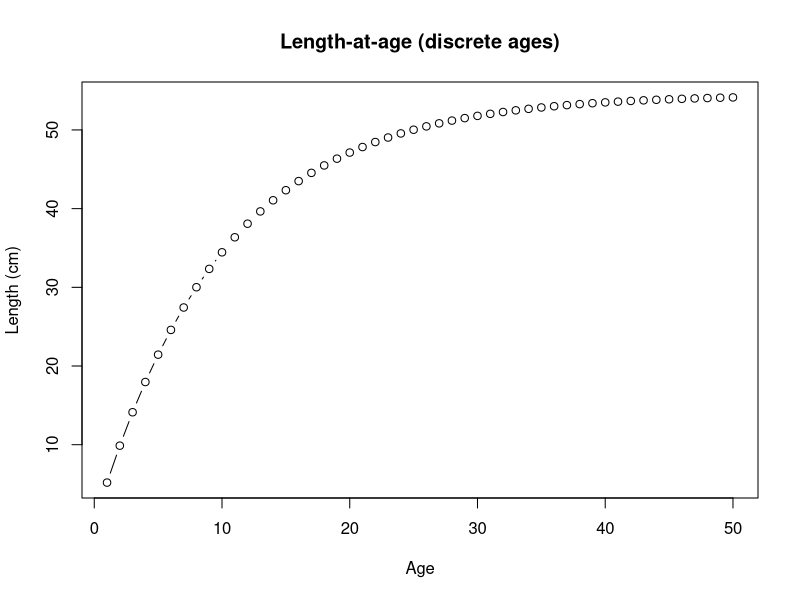
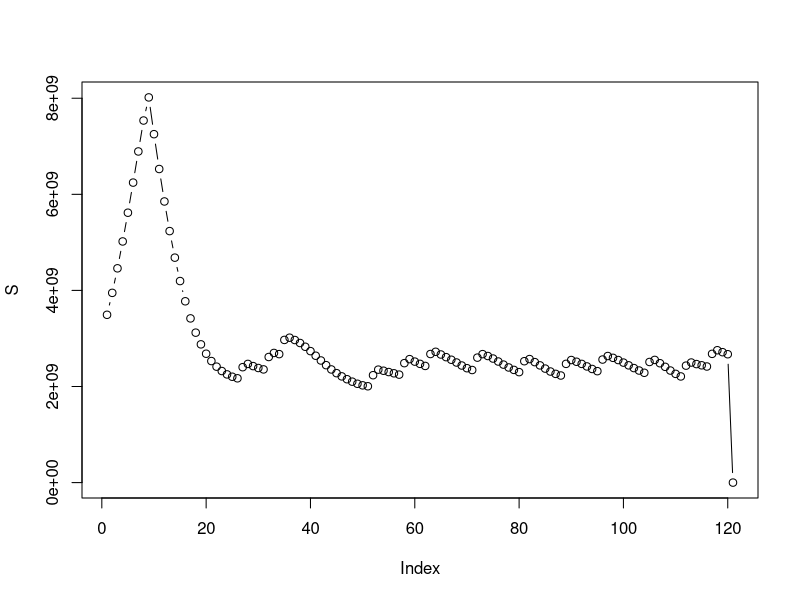
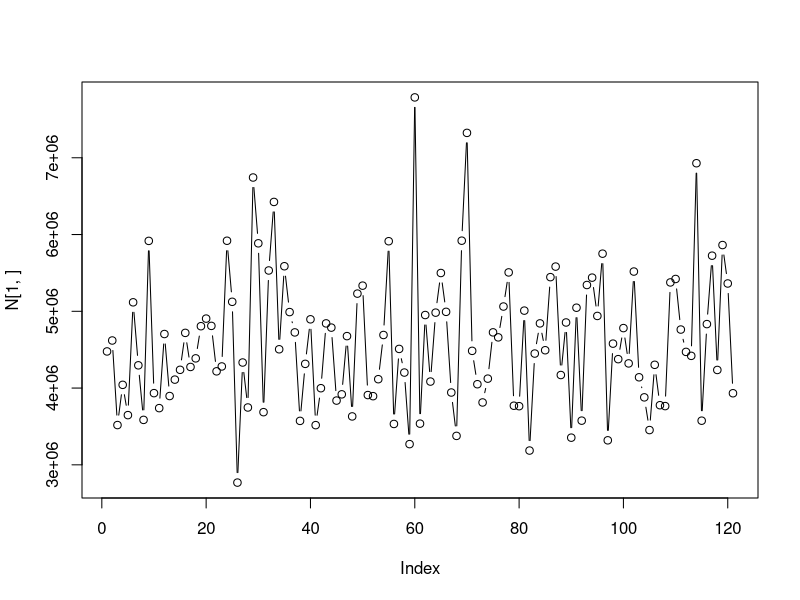
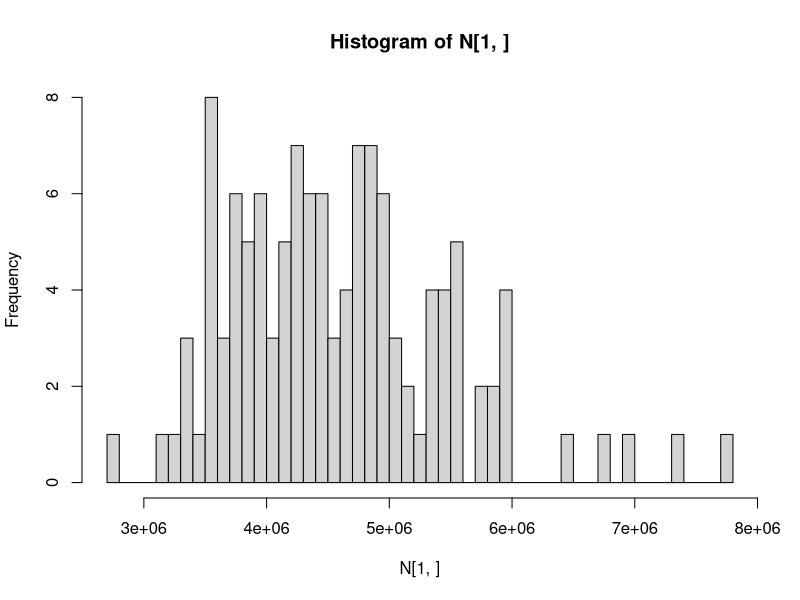
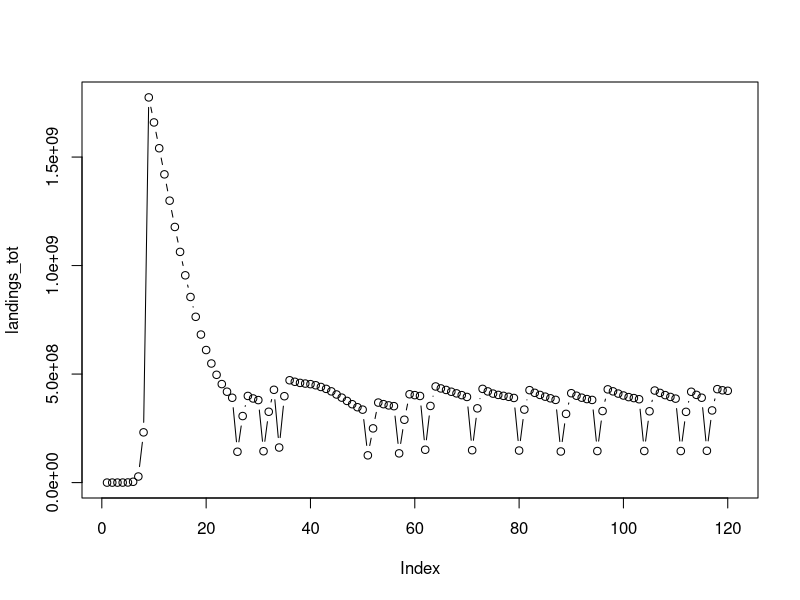
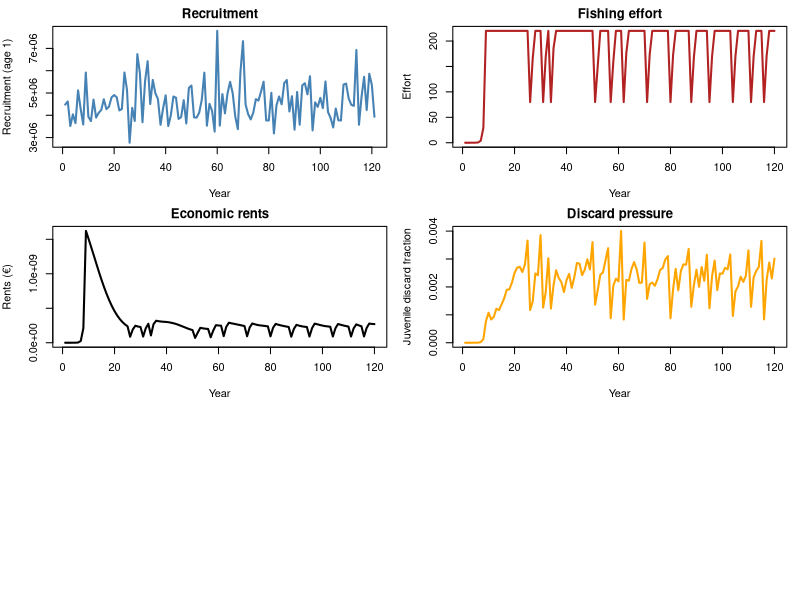
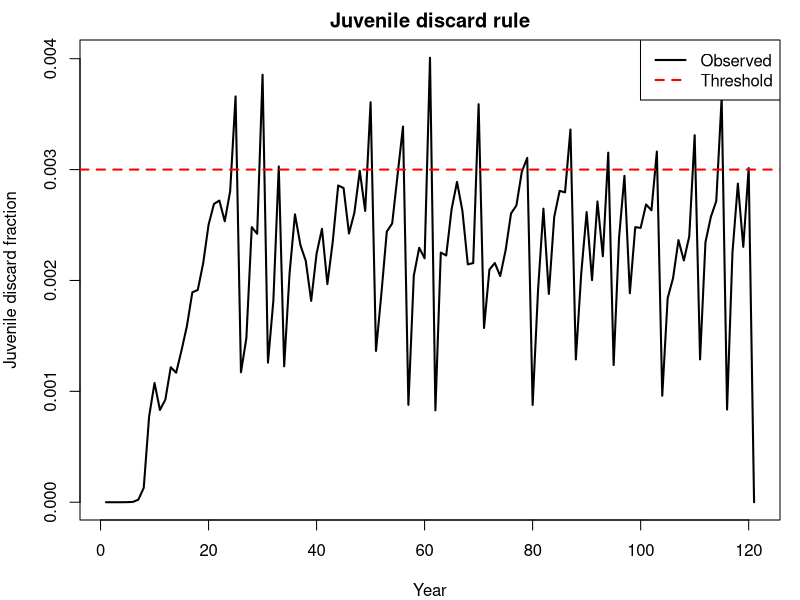
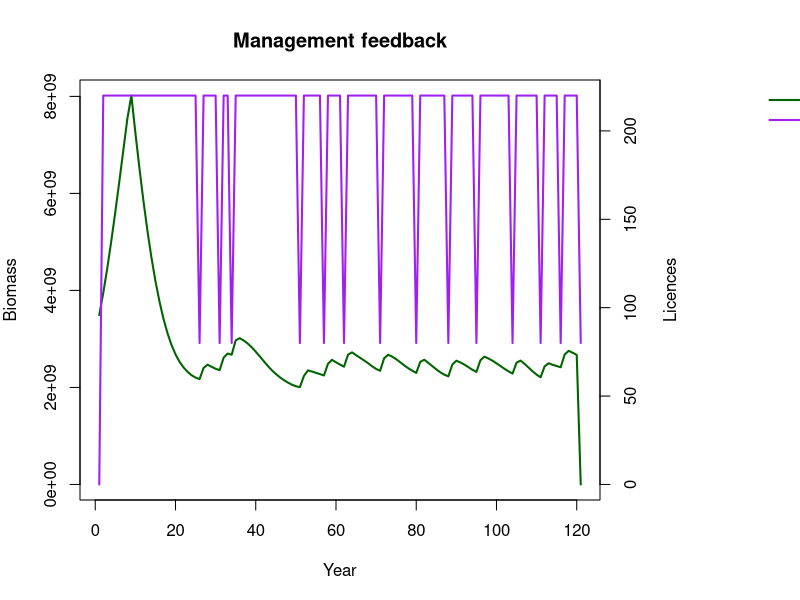

R code for these plots, in order:






#AFI34806: Modelling Marine Socio-ecological systems

#title: Group work: North Sea Flatfish
#group 3
#authors: Eden Baas, Eline van Gelderen & Manu Krishnadath 
#date: 03/02/2026

### 1) Load packages
library(tidyverse)




## 2.1) Add length from age to the model with the von Bertalanffy Growth curve

Lasym <- 54.5   #asympotic length (cm) for plaice
k     <- 0.1   #growth coefficient
t0    <- 0     #theoretical age at zero length

a <- 0.0089   # scaling coefficient
b <- 3.04     # scaling exponent

# Length-at-age
F_vonBertalanffy <-
  function(age, k) {
    Lasym*(1-exp(-k*(age-t0)))
  }

# Weight-at-age (standard fish allometry: W = a*L^b)
F_LengthWeight <- 
  function(L) {
    a*L^b
  }

## 2.2) Parameterization of the main model

ages          <- 1:50                                                 # Number of age cohorts 
years         <- 1980:2100                                            # number of years
N             <- matrix(NA,nrow=length(ages), ncol=length(years))     # creation empty matrix for population N
catches_N     <- matrix(NA,nrow=length(ages), ncol=length(years))     # creation empty matrix for catches 
catches_W     <- matrix(NA,nrow=length(ages), ncol=length(years))     # creation empty matrix for the weight of catches
discards_W    <- matrix(NA,nrow=length(ages), ncol=length(years))     # creation empty matrix for the weight of discards
landings_W    <- matrix(NA,nrow=length(ages), ncol=length(years))     # creation empty matrix for the weight of landings
landings_V    <- matrix(NA,nrow=length(ages), ncol=length(years))     # creation empty matrix for landings value
landings_tot  <- matrix(NA,nrow=length(ages), ncol=length(years))     # creation empty matrix for total landings value
rents         <- numeric(length(years))                               # creation empty vector for rents
effort        <- numeric(length(years))                               # creation empty vector for effort
Q             <- numeric(length(years))                               # creation empty vector for licenses
discards_j    <- numeric(length(years))                               # creation empty vector for the amount of juvenile discards
juvenile_discards_frac <- numeric(length(years))                      # creation empty vector for the fraction of juvenile discards (as function of total biomass)

row.names(N)            <- paste0("age", ages)
colnames(N)             <- paste0(" ", years)
row.names(catches_N)    <- paste0("age", ages)
colnames(catches_N)     <- paste0(" ", years)
row.names(catches_W)    <- paste0("age", ages)
colnames(catches_W)     <- paste0(" ", years)
row.names(discards_W)   <- paste0("age", ages)
colnames(discards_W)    <- paste0(" ", years)
row.names(landings_W)   <- paste0("age", ages)
colnames(landings_W)    <- paste0(" ", years)
row.names(landings_V)   <- paste0("age", ages)
colnames(landings_V)    <- paste0(" ", years)
row.names(landings_tot) <- paste0("age", ages)
colnames(landings_tot)  <- paste0(" ", years)


R                 <- 4477139      # recruitment per year, independent of biomass
M                 <- 0.1          # natural mortality
q                 <- 0.00082      # catchability
costs_ue          <- 693750       # costs per unit of effort per year (€)
gamma             <- 0.000001     # sensitivity of effort to rents. If zero, no change in effort     
Q_Low             <- 80           # amount of licenses when juvenile discards fraction > discard threshold
Q_High            <- 220          # amount of licenses when juvenile discards fraction < discard threshold
discard_threshold <- 0.003        # threshold for the percentage 

effort[1]         <- 150          # days at sea for year 1
N[,1]             <- 4477139 * exp(-( (q*effort[1])+M) * (ages - 1))   # declining age structure

standardDeviation <- 0.2  # st dev of disturbance term: low to reduce environmental noise


F_BiomassGrowth <-
  function(S) {
    r <- rep(growthRate,length(S))
    # In those instances where S < S_Lim, the grow rate is proportional to escapement
    r[S<S_Lim] <- (growthRate/S_Lim)*S[S<S_Lim]
    # Next year's biomass is equal to:
    Bnext = S + r*S*(1-S/maximumStock)*
      rlnorm(1, meanlog = 0, sdlog = standardDeviation)
    #Biological safeguard, so Bnext > 0 
    Bnext <- pmax(Bnext, 0.01)
    return(Bnext)
  }

## 2.3) Plot von Bertalanffy Growth curve

plot(ages, F_vonBertalanffy(ages, k), type="b",
     xlab="Age", ylab="Length (cm)",
     main="Length-at-age (discrete ages)")


## 2.4) Make a data set from the von Bertalanffy Growth curve
lengths <- F_vonBertalanffy(ages,k)

growth_df <- data.frame(
  age = ages, length_cm = lengths
)

growth_df


## 2.5) Baranov Catch Equation
baranov_fraction <- function(F, M, N){
  (1 - exp(-(F+M) * (F/(F+M)))) * N
}


# Inital biomass matrix
biomass <- matrix(NA,nrow=length(ages), ncol=length(years))
wts <- F_LengthWeight(F_vonBertalanffy(ages, k)) # Initial weights
biomass[,1] <- N[,1]*wts

## 2.6) Inital biomass matrix
biomass <- matrix(NA,nrow=length(ages), ncol=length(years))
wts <- F_LengthWeight(F_vonBertalanffy(ages, k)) # Initial weights
biomass[,1] <- N[,1]*wts


## 2.7) Discards fraction per age 
#disc_frac <- c(1,0.8,0.3,0.05,0,0,0,0,0,0)

disc_frac <- c(
  rep(1,6),
  seq(0.9,0.3,length.out=6),
  seq(0.25,0.05,length.out=8),
  seq(0.04,0.01,length.out=10),
  seq(0.008,0.001,length.out=20)
)

## 2.8) Price per age
#price_age <- c(0.8, 1.3, 2.3, 3.5, 4.6, 5.8, 6.5, 6.9, 6.2, 5.0)

price_raw <- lengths^1.2
price_age <- price_raw * (2.57 / mean(price_raw))


## 3) Main model

## 3.1) Yearly biomass loop

for(ii in 1:(length(years)-1)){
  
  # limit effort by licences
  effort[ii] <- min(effort[ii], Q[ii])
  
  # calculate F as function of q and effort
  Fi <- q * effort[ii]
  
  # calculate N from previous, takes two steps: add recruitment (age 1), have mortality for other ages
  N[1, ii+1] <-  R *  rlnorm(1, meanlog = 0, sdlog = standardDeviation)
  N[2: length(ages), ii+1] <- N[1:(length(ages)-1), ii] * exp(- (Fi +  M))
  
  # now calculate biomass
  biomass[,ii] <- N[,ii] * wts
  
  # calculate catches in numbers
  catches_N[,ii] <- baranov_fraction(Fi,M,N[,ii]) 
  
  # calculate catches weight
  catches_W[,ii] <- catches_N[,ii] * wts
  
  # calculate discards weight
  discards_W[,ii] <- catches_W[,ii] * disc_frac
  
  # calculate landings weight
  landings_W[,ii] <- catches_W[,ii] - discards_W[,ii]
  
  # calculate landings value
  landings_V[,ii] <- landings_W[,ii] * price_age
  
  # calculate rents
  rents[ii] <- sum(landings_V[,ii]) - effort[ii] * costs_ue
  
  # update effort given rents
  effort[ii+1] <- max(c(effort[ii] + (gamma * rents[ii])) , 0.001)
  
  # calculate the number of discards per year 
  discards_j[ii] <- sum(discards_W[1:2, ii])
  
  # calculate unstructured biomass per year
  S_year  <- sum(biomass[,ii])
  
  # calculate juvenile discards as a fraction of total biomass per year
  juvenile_discards_frac[ii] <- discards_j[ii]/S_year
  
  # calculate the number of licences under juvenile discard rules
  if(juvenile_discards_frac[ii] > discard_threshold) {
    Q[ii+1] <- Q_Low
  } else {
    Q[ii+1] <- Q_High
  }
  
}


## 3.1) Calculate unstructured biomass per year
S  <- colSums(biomass, na.rm = TRUE)
plot(S, type="b")
plot(N[1,], type="b")
hist(N[1,],50)


## 3.2) Calculate total landings per year
landings_tot <- apply(landings_V, 2, "sum") #total value of the landings in each year
plot(landings_tot, type="b")


## 4) Plot results

## 4.1) Plot the socio-ecological dynamics

par(mfrow = c(3,2), mar=c(4,4,2,1))

#plot(S[-length(years)], type="l", lwd=2, col="darkgreen",
#     ylab="Total biomass", xlab="Year",
#     main="Stock biomass")

plot(N[1,], type="l", lwd=2, col="steelblue",
     ylab="Recruitment (age 1)", xlab="Year",
     main="Recruitment")

plot(effort[-length(years)], type="l", lwd=2, col="firebrick",
     ylab="Effort", xlab="Year",
     main="Fishing effort")

#plot(Q[-length(years)], type="l", lwd=2, col="purple",
#     ylab="Licences", xlab="Year",
#     main="Licence dynamics")

plot(rents[-length(years)], type="l", lwd=2, col="black",
     ylab="Rents (€)", xlab="Year",
     main="Economic rents")

plot(juvenile_discards_frac[-length(years)], type="l", lwd=2, col="orange",
     ylab="Juvenile discard fraction", xlab="Year",
     main="Discard pressure")


## 4.2) Plot juvenile discards against the thresholds: shows when juvenile discards 
##      trigger license reductions

par(mfrow = c(1,1))

plot(juvenile_discards_frac, type="l", lwd=2,
     ylab="Juvenile discard fraction", xlab="Year",
     main="Juvenile discard rule")
abline(h = discard_threshold, col="red", lwd=2, lty=2)
legend("topright",  
       legend=c("Observed","Threshold"),
       col=c("black","red"),
       lty=c(1,2), lwd=2)


##4.3) Plot biomass against licences to get information about yearly management feedback  

scale_factor <- max(S) / max(Q)

par(mar = c(5,4,4,10))

plot(S, type="l", lwd=2, col="darkgreen",
     ylab="Biomass", xlab="Year",
     main="Management feedback")

par(new=TRUE)

plot(Q * scale_factor, type="l", col="purple", lwd=2,
     axes=FALSE, xlab="", ylab="")

axis(side=4,
     at = pretty(Q) * scale_factor,
     labels = pretty(Q))

mtext("Licences", side=4, line=3)

par(xpd=NA)
legend("topright", inset=c(-0.55,0),
       legend=c("Biomass","Licences"),
       col=c("darkgreen","purple"), lwd=2, bty="n")
par(xpd=FALSE)


## 4.4) Plot recruitment to check if the variability is reasonable 

plot(years, N[1,], type="l", lwd=2, col="steelblue",
     ylab="Recruitment (age 1)", xlab="Year",
     main="Recruitment variability")

hist(N[1,], breaks=40, col="lightblue",
     main="Recruitment distribution",
     xlab="Age-1 abundance")


## 5) Performance indicators

## 5.1) Calculate percentage of years that juvenile discards exceed the threshold
perc_exceedThreshold <- round(mean(juvenile_discards_frac > discard_threshold, na.rm = TRUE),3) * 100
print(paste("Percentage juvenile discards above threshold: ", perc_exceedThreshold, sep=""))

## 5.2) Calculate the number of years that juvenile discards exceed the threshold
numberofyears_exceed <- round(sum(juvenile_discards_frac > discard_threshold, na.rm = TRUE),3)
print(paste("Number of years that juvenile discards exceed threshold: ", numberofyears_exceed, sep=""))

## 5.3) Calculate in which years juvenile discards exceed the threshold
whichyears_exceed <- years[juvenile_discards_frac > discard_threshold]
print(paste("The years in which juvenile discards exceed threshold: ", whichyears_exceed, sep=""))
